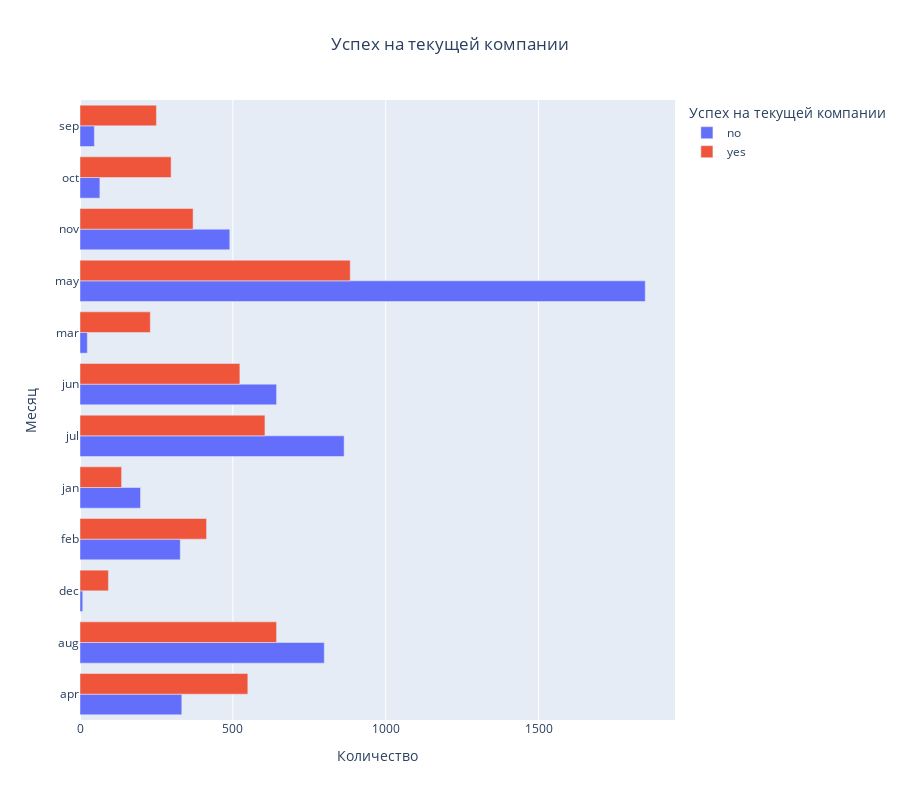

The notebook cell saved with this chart:
### Markdown cell above
##### Посмотрим, в каком месяце чаще всего отказывались от предложения открыть депозит

### Code cell
# Группируем значения для визуализации
filtered_data_deposit_month = df.groupby(
    by=['deposit', 'month'],
    as_index=False
)['deposit'].value_counts()

# Визуализация
fig7 = px.bar(
    data_frame=filtered_data_deposit_month,
    x='count',
    y='month',
    color = 'deposit',
    barmode='group',
    title='Зависимость результатов маркетинговой кампании от месяца',
    labels={
        'month': 'Месяц',
        'deposit': 'Успех на текущей компании',
        'count': 'Количество',
        }
)
fig7.update_layout(height=800)
fig7.update_layout(title={'text': 'Успех на текущей компании', 'x': 0.5})
fig7.show()

### Figure 1 — Plotly figure (JSON) as saved in the notebook; plotly's stock layout.template omitted (floating-point values rounded to 4 significant figures)
{"data": [{"alignmentgroup": "True", "hovertemplate": "Успех на текущей компании=no<br>Количество=%{x}<br>Месяц=%{y}<extra></extra>", "legendgroup": "no", "marker": {"color": "#636efa", "pattern": {"shape": ""}}, "name": "no", "offsetgroup": "no", "orientation": "h", "showlegend": true, "textposition": "auto", "type": "bar", "x": [333, 799, 9, 328, 198, 864, 643, 24, 1849, 490, 65, 47], "xaxis": "x", "y": ["apr", "aug", "dec", "feb", "jan", "jul", "jun", "mar", "may", "nov", "oct", "sep"], "yaxis": "y"}, {"alignmentgroup": "True", "hovertemplate": "Успех на текущей компании=yes<br>Количество=%{x}<br>Месяц=%{y}<extra></extra>", "legendgroup": "yes", "marker": {"color": "#EF553B", "pattern": {"shape": ""}}, "name": "yes", "offsetgroup": "yes", "orientation": "h", "showlegend": true, "textposition": "auto", "type": "bar", "x": [549, 643, 93, 414, 136, 605, 523, 230, 884, 370, 298, 250], "xaxis": "x", "y": ["apr", "aug", "dec", "feb", "jan", "jul", "jun", "mar", "may", "nov", "oct", "sep"], "yaxis": "y"}], "layout": {"barmode": "group", "height": 800, "legend": {"title": {"text": "Успех на текущей компании"}, "tracegroupgap": 0}, "title": {"text": "Успех на текущей компании", "x": 0.5}, "xaxis": {"anchor": "y", "domain": [0, 1], "title": {"text": "Количество"}}, "yaxis": {"anchor": "x", "domain": [0, 1], "title": {"text": "Месяц"}}}}
